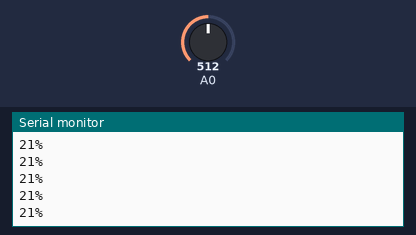
A sketch run on a simulated Arduino Uno, built with avr-gcc and run on an emulated ATmega328P. Shown: the last lines printed to the serial monitor. The test bench sets the inputs (shaded band); at power-on: A0 = 512.

Above: at 1.2 s.
1.3 s: A0 set to 716
At 1.31 s:
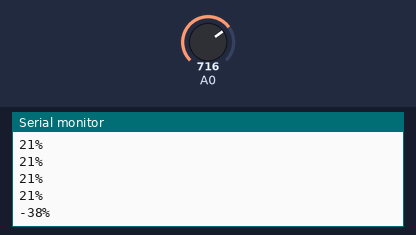
2.8 s: A0 set to 900
At 2.81 s:
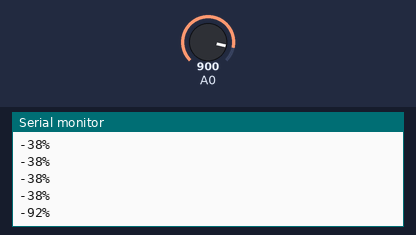
Timing chart, 0 to 5.8 s (numbered marks = the images above; inputs shaded):
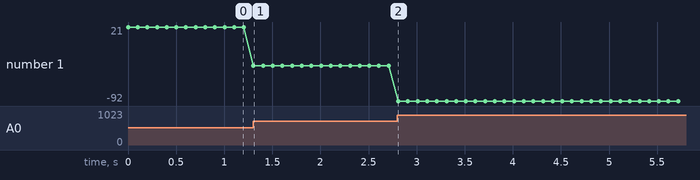

Measured:
- after the input at 1.3 s, the serial monitor: prints a new line at once (image 1)
- after the input at 2.8 s, the serial monitor: prints a new line at once (image 2)
- plotted number 1: 21 → -38 after the input at 1.3 s, -38 → -92 after the input at 2.8 s

The sketch:

E31-capacitieve-vocht-sensor-deel-2.ino
```cpp
// (licence header left out)
const int dry = 583; // waarde bij droge sensor
const int wet = 239; // waarde bij sensor in water

void setup()
{
  Serial.begin(9600);
}

void loop()
{
  int sensorVal = analogRead(A0);

  // Sensor loopt van 239 tot 583
  // Dit willen we omzetten naar een schaal van 0% tot 100%
  // Meer info op: https://www.arduino.cc/reference/en/language/functions/math/map/
  int percentageHumididy = map(sensorVal, wet, dry, 100, 0);

  Serial.print(percentageHumididy);
  Serial.println("%");

  delay(100);
}
```
